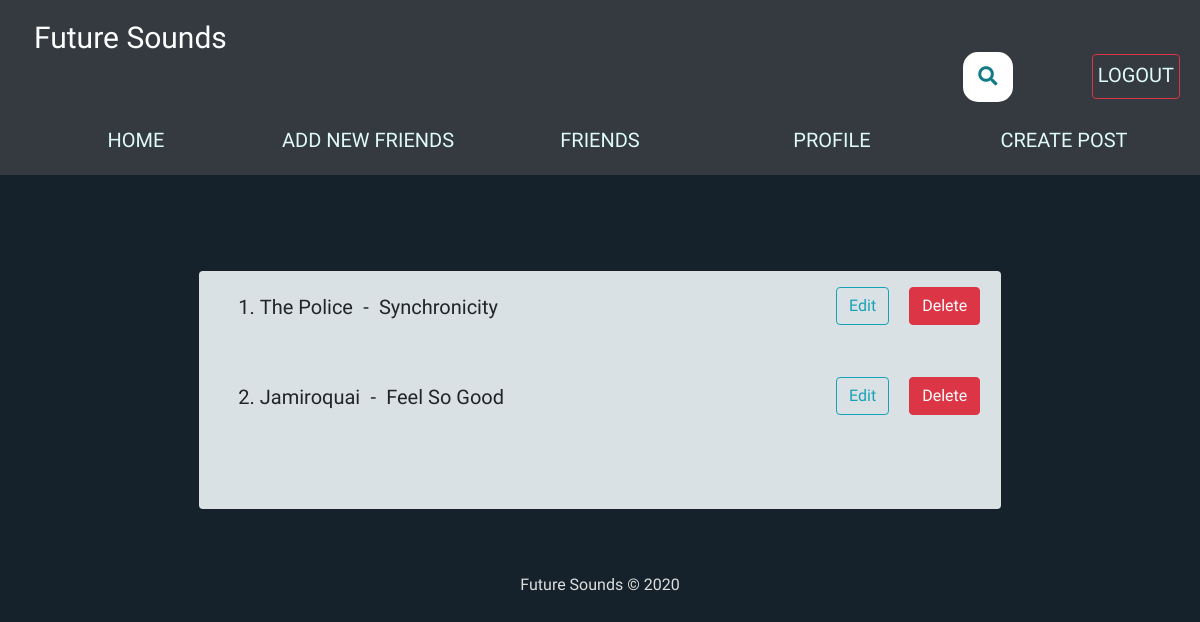
Page /edit-tracks/James88/ (signed in) on the committed database.
### feed/models.py (models this page shows, shortened)
class Music(models.Model):
	track = models.FileField(upload_to='path/to/audio')
	title = models.TextField(max_length=50)
	artwork = models.ImageField(upload_to='path/to/img')
	artist_name = models.TextField(max_length=50)
	artist = models.ForeignKey(User, on_delete=models.CASCADE)
	date_posted = models.DateTimeField(default=timezone.now)

### feed/views.py (the view)
# urls.py: path('edit-tracks/<slug:slug>/', views.edit_tracks, name='edit_tracks'),
@login_required
def edit_tracks(request, slug):
    p = request.user.profile
    you = p.user
    music = Music.objects.all().filter(artist=you).order_by('-date_posted')
    context={
        'u': you,
        'music': music,
        }
    return render(request, 'feed/edit_tracks.html', context)

### feed/templates/feed/edit_tracks.html (shortened to what this page needs)
{% extends "feed/layout.html" %}
{% load static %}
{% load crispy_forms_tags %}
{% block searchform %}
<div class="container2">
<link rel="stylesheet" href="https://use.fontawesome.com/releases/v5.3.1/css/all.css"
integrity="sha384-mzrmE5qonljUremFsqc01SB46JvROS7bZs3IO2EmfFsd15uHvIt+Y8vEf7N7fWAU">
<form class="searchbar" action="{% url 'search_posts' %}" method="get"">
  <button id="search_btn" type="submit">
  <i class="fa fa-search"></i>
  </button>
</form>
</div>
{% endblock searchform %}
{% block content %}
<br><br>
<div class="container">
    <div class="row">
      <div class="col-sm-12 col-md-9 col-lg-9 mx-auto">
        <div class="card card-signin my-5">
          <div class="card-body item-names">
          {% if request.user == u %}
            <ol>
          {% for items in music %}
              <li>{{items.artist_name}}&ensp;-&ensp;{{ items.title }}</li>
          <small>
          <a class="btn btn-danger float-right track-delete-button"
              href="{% url 'track-delete' items.pk %}"
              >Delete</a></small>
          <small>
          <a class="btn btn-outline-info float-right edit-song-button"
              href="{% url 'edit-song' items.pk u.username %}"
              >Edit</a></small>
          <br /><br />
          {% endfor %}
            </ol>
          {% endif %}
        </div>
    </div>
    </div>
    </div>
    </div>
</div>
{% endblock content %}

### feed/static/css/custom.css (style rules this page uses)
html { overflow-y: scroll; overflow-x: scroll; -webkit-tap-highlight-color:transparent; box-sizing: border-box; }
*, *:before, *:after { box-sizing: inherit; }
body { background-color: #15222b; overflow: hidden; }
html { -o-user-select: none; -moz-user-select: none; -webkit-user-select: none; user-select: none; }
p,a,h1,h2,h3,h4,h5,h6,li,td,article { -o-user-select: text; -moz-user-select: text; -webkit-user-select: text; user-select: text; }
.container2 { width: 100%; top: 10px; left: 10%; position: absolute; margin: 0px; }
#search_btn { border: none; background: none; }
.searchbar { position: absolute; top: 32px; right: 25%; transition: all 1s; width: 50px; height: 50px; background: white; box-sizing: border-box; border-radius: 15px; border: 4px solid white; padding: 20px; }
.fa-search { box-sizing: border-box; padding: 10px; width: 42.5px; height: 42.5px; position: absolute; top: 0; right: 0; border-radius: 50%; color: #127b87; text-align: center; font-size: 1.2em; transition: all 1s; }
.card-body { background-color: #d9e1e4; }
.track-delete-button { position: relative; top: -35px; height: fit-content; }
.edit-song-button { position: relative; top: -35px; margin-right: 20px; }
.item-names { font-size: 20px; font-family: 'Saira', sans-serif; }

### rows in the picture
Music: artist_name "The Police", title "Synchronicity"
Music: artist_name "Jamiroquai", title "Feel So Good"
